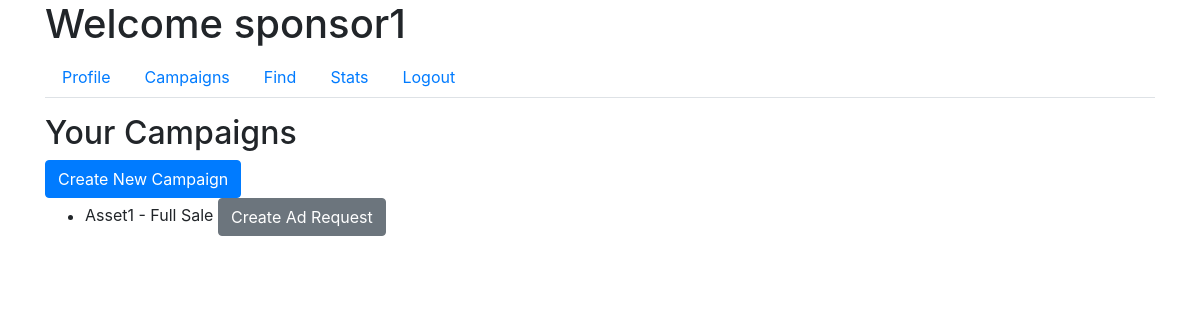
Screenshot of /sponsor/campaigns (signed in) with the database file from the repository.
### app/models.py (models this page shows, shortened)
class User(UserMixin, db.Model):
    id = db.Column(db.Integer, primary_key=True)
    username = db.Column(db.String(64), unique=True, nullable=False)
    email = db.Column(db.String(120), unique=True, nullable=False)
    password_hash = db.Column(db.String(128), nullable=False)
    role = db.Column(db.String(20), nullable=False)
    industry = db.Column(db.String(120))  # For Sponsors
    platforms = db.Column(db.Text)  # For Influencers
    category = db.Column(db.String(120))  # For Influencers
    niche = db.Column(db.String(120))  # For Influencers
    profile_pic = db.Column(db.String(20), nullable=False, default='download.png')

class Campaign(db.Model):
    id = db.Column(db.Integer, primary_key=True)
    name = db.Column(db.String(100), nullable=False)
    description = db.Column(db.Text, nullable=False)
    budget = db.Column(db.Float, nullable=False)
    visibility = db.Column(db.String(10), nullable=False)  # 'public', 'private'
    user_id = db.Column(db.Integer, db.ForeignKey('user.id'), nullable=False)
    ad_requests = db.relationship('AdRequest', backref='campaign', lazy=True)

### app/routes.py (the view)
@main.route('/sponsor/campaigns')
@login_required
def sponsor_campaigns():
    if current_user.role == 'sponsor':
        campaigns = Campaign.query.filter_by(user_id=current_user.id).all()
        return render_template('sponsor_campaigns.html', campaigns=campaigns)
    return redirect(url_for('main.home'))

### app/models.py (called while the page is built)
@login_manager.user_loader
def load_user(user_id):
    return User.query.get(int(user_id))

### app/templates/sponsor_campaigns.html
{% extends "sponsor_dashboard.html" %}
{% block tab_content %}
<h2>Your Campaigns</h2>
<a href="{{ url_for('main.new_campaign') }}" class="btn btn-primary">Create New Campaign</a>
<ul>
    {% for campaign in campaigns %}
    <li>{{ campaign.name }} - {{ campaign.description }}
        <a href="{{ url_for('main.new_ad_request', campaign_id=campaign.id) }}" class="btn btn-secondary">Create Ad Request</a>
    </li>
    {% endfor %}
</ul>
{% endblock %}

### app/templates/sponsor_dashboard.html (shortened to what this page needs)
{% extends "base.html" %}
{% block content %}
<h1>Welcome {{ current_user.username }}</h1>
<ul class="nav nav-tabs">
    <li class="nav-item">
        <a class="nav-link" href="{{ url_for('main.sponsor_profile') }}">Profile</a>
    </li>
    <li class="nav-item">
        <a class="nav-link" href="{{ url_for('main.sponsor_campaigns') }}">Campaigns</a>
    </li>
    <li class="nav-item">
        <a class="nav-link" href="{{ url_for('main.sponsor_find') }}">Find</a>
    </li>
    <li class="nav-item">
        <a class="nav-link" href="{{ url_for('main.sponsor_stats') }}">Stats</a>
    </li>
    <li class="nav-item">
        <a class="nav-link" href="{{ url_for('main.logout') }}">Logout</a>
    </li>
</ul>
<div class="tab-content mt-3">
    {% block tab_content %}{% endblock %}
</div>
{% endblock %}

### rows the page displays
User: username "sponsor1"
Campaign: name "Asset1", description "Full Sale"
